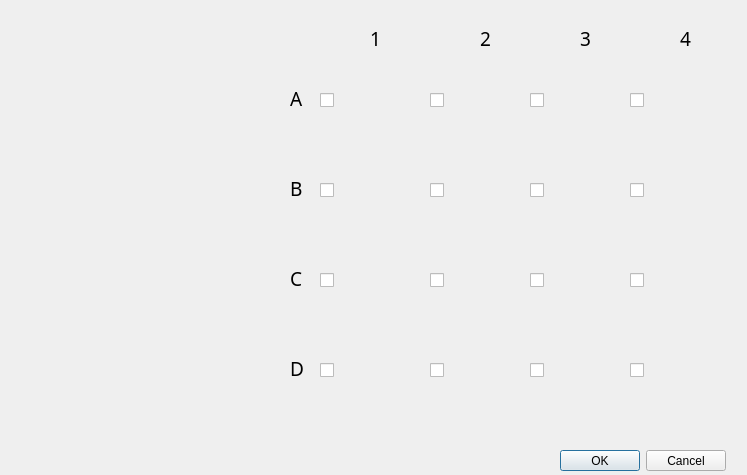
<?xml version="1.0" encoding="UTF-8"?>
<ui version="4.0">
 <class>Asientos</class>
 <widget class="QDialog" name="Asientos">
  <property name="geometry">
   <rect>
    <x>0</x>
    <y>0</y>
    <width>747</width>
    <height>475</height>
   </rect>
  </property>
  <property name="windowTitle">
   <string>Dialog</string>
  </property>
  <widget class="QDialogButtonBox" name="buttonBox">
   <property name="geometry">
    <rect>
     <x>560</x>
     <y>450</y>
     <width>166</width>
     <height>21</height>
    </rect>
   </property>
   <property name="orientation">
    <enum>Qt::Horizontal</enum>
   </property>
   <property name="standardButtons">
    <set>QDialogButtonBox::Cancel|QDialogButtonBox::Ok</set>
   </property>
  </widget>
  <widget class="QWidget" name="widget" native="true">
   <property name="geometry">
    <rect>
     <x>270</x>
     <y>10</y>
     <width>451</width>
     <height>430</height>
    </rect>
   </property>
   <widget class="QCheckBox" name="A1">
    <property name="geometry">
     <rect>
      <x>50</x>
      <y>50</y>
      <width>101</width>
      <height>81</height>
     </rect>
    </property>
    <property name="styleSheet">
     <string notr="true">image: url(:/new/prefix1/Imagenes/1.png);</string>
    </property>
    <property name="text">
     <string/>
    </property>
   </widget>
   <widget class="QCheckBox" name="A2">
    <property name="geometry">
     <rect>
      <x>160</x>
      <y>50</y>
      <width>101</width>
      <height>81</height>
     </rect>
    </property>
    <property name="styleSheet">
     <string notr="true">
image: url(:/new/prefix1/Imagenes/1.png);</string>
    </property>
    <property name="text">
     <string/>
    </property>
   </widget>
   <widget class="QCheckBox" name="A3">
    <property name="geometry">
     <rect>
      <x>260</x>
      <y>50</y>
      <width>101</width>
      <height>81</height>
     </rect>
    </property>
    <property name="styleSheet">
     <string notr="true">
image: url(:/new/prefix1/Imagenes/1.png);</string>
    </property>
    <property name="text">
     <string/>
    </property>
   </widget>
   <widget class="QCheckBox" name="A4">
    <property name="geometry">
     <rect>
      <x>360</x>
      <y>50</y>
      <width>101</width>
      <height>81</height>
     </rect>
    </property>
    <property name="styleSheet">
     <string notr="true">
image: url(:/new/prefix1/Imagenes/1.png);</string>
    </property>
    <property name="text">
     <string/>
    </property>
   </widget>
   <widget class="QCheckBox" name="B1">
    <property name="geometry">
     <rect>
      <x>50</x>
      <y>140</y>
      <width>101</width>
      <height>81</height>
     </rect>
    </property>
    <property name="styleSheet">
     <string notr="true">
image: url(:/new/prefix1/Imagenes/1.png);</string>
    </property>
    <property name="text">
     <string/>
    </property>
   </widget>
   <widget class="QCheckBox" name="B2">
    <property name="geometry">
     <rect>
      <x>160</x>
      <y>140</y>
      <width>101</width>
      <height>81</height>
     </rect>
    </property>
    <property name="styleSheet">
     <string notr="true">
image: url(:/new/prefix1/Imagenes/1.png);</string>
    </property>
    <property name="text">
     <string/>
    </property>
   </widget>
   <widget class="QCheckBox" name="B4">
    <property name="geometry">
     <rect>
      <x>360</x>
      <y>140</y>
      <width>101</width>
      <height>81</height>
     </rect>
    </property>
    <property name="styleSheet">
     <string notr="true">
image: url(:/new/prefix1/Imagenes/1.png);</string>
    </property>
    <property name="text">
     <string/>
    </property>
   </widget>
   <widget class="QCheckBox" name="B3">
    <property name="geometry">
     <rect>
      <x>260</x>
      <y>140</y>
      <width>101</width>
      <height>81</height>
     </rect>
    </property>
    <property name="styleSheet">
     <string notr="true">
image: url(:/new/prefix1/Imagenes/1.png);</string>
    </property>
    <property name="text">
     <string/>
    </property>
   </widget>
   <widget class="QCheckBox" name="C1">
    <property name="geometry">
     <rect>
      <x>50</x>
      <y>230</y>
      <width>101</width>
      <height>81</height>
     </rect>
    </property>
    <property name="styleSheet">
     <string notr="true">
image: url(:/new/prefix1/Imagenes/1.png);</string>
    </property>
    <property name="text">
     <string/>
    </property>
   </widget>
   <widget class="QCheckBox" name="C2">
    <property name="geometry">
     <rect>
      <x>160</x>
      <y>230</y>
      <width>101</width>
      <height>81</height>
     </rect>
    </property>
    <property name="styleSheet">
     <string notr="true">
image: url(:/new/prefix1/Imagenes/1.png);</string>
    </property>
    <property name="text">
     <string/>
    </property>
   </widget>
   <widget class="QCheckBox" name="C4">
    <property name="geometry">
     <rect>
      <x>360</x>
      <y>230</y>
      <width>101</width>
      <height>81</height>
     </rect>
    </property>
    <property name="styleSheet">
     <string notr="true">
image: url(:/new/prefix1/Imagenes/1.png);</string>
    </property>
    <property name="text">
     <string/>
    </property>
   </widget>
   <widget class="QCheckBox" name="C3">
    <property name="geometry">
     <rect>
      <x>260</x>
      <y>230</y>
      <width>101</width>
      <height>81</height>
     </rect>
    </property>
    <property name="styleSheet">
     <string notr="true">
image: url(:/new/prefix1/Imagenes/1.png);</string>
    </property>
    <property name="text">
     <string/>
    </property>
   </widget>
   <widget class="QCheckBox" name="D1">
    <property name="geometry">
     <rect>
      <x>50</x>
      <y>320</y>
      <width>101</width>
      <height>81</height>
     </rect>
    </property>
    <property name="styleSheet">
     <string notr="true">
image: url(:/new/prefix1/Imagenes/1.png);</string>
    </property>
    <property name="text">
     <string/>
    </property>
   </widget>
   <widget class="QCheckBox" name="D2">
    <property name="geometry">
     <rect>
      <x>160</x>
      <y>320</y>
      <width>101</width>
      <height>81</height>
     </rect>
    </property>
    <property name="styleSheet">
     <string notr="true">
image: url(:/new/prefix1/Imagenes/1.png);</string>
    </property>
    <property name="text">
     <string/>
    </property>
   </widget>
   <widget class="QCheckBox" name="D3">
    <property name="geometry">
     <rect>
      <x>260</x>
      <y>320</y>
      <width>101</width>
      <height>81</height>
     </rect>
    </property>
    <property name="styleSheet">
     <string notr="true">
image: url(:/new/prefix1/Imagenes/1.png);</string>
    </property>
    <property name="text">
     <string/>
    </property>
   </widget>
   <widget class="QLabel" name="label_4">
    <property name="geometry">
     <rect>
      <x>410</x>
      <y>20</y>
      <width>16</width>
      <height>16</height>
     </rect>
    </property>
    <property name="font">
     <font>
      <family>Gill Sans Ultra Bold Condensed</family>
      <pointsize>14</pointsize>
     </font>
    </property>
    <property name="text">
     <string>4</string>
    </property>
   </widget>
   <widget class="QLabel" name="label">
    <property name="geometry">
     <rect>
      <x>100</x>
      <y>20</y>
      <width>16</width>
      <height>16</height>
     </rect>
    </property>
    <property name="font">
     <font>
      <family>Gill Sans Ultra Bold Condensed</family>
      <pointsize>14</pointsize>
     </font>
    </property>
    <property name="text">
     <string>1</string>
    </property>
   </widget>
   <widget class="QLabel" name="label_2">
    <property name="geometry">
     <rect>
      <x>210</x>
      <y>20</y>
      <width>16</width>
      <height>16</height>
     </rect>
    </property>
    <property name="font">
     <font>
      <family>Gill Sans Ultra Bold Condensed</family>
      <pointsize>14</pointsize>
     </font>
    </property>
    <property name="text">
     <string>2</string>
    </property>
   </widget>
   <widget class="QLabel" name="label_3">
    <property name="geometry">
     <rect>
      <x>310</x>
      <y>20</y>
      <width>16</width>
      <height>16</height>
     </rect>
    </property>
    <property name="font">
     <font>
      <family>Gill Sans Ultra Bold Condensed</family>
      <pointsize>14</pointsize>
     </font>
    </property>
    <property name="text">
     <string>3</string>
    </property>
   </widget>
   <widget class="QLabel" name="label_5">
    <property name="geometry">
     <rect>
      <x>20</x>
      <y>80</y>
      <width>16</width>
      <height>16</height>
     </rect>
    </property>
    <property name="font">
     <font>
      <family>Gill Sans Ultra Bold Condensed</family>
      <pointsize>14</pointsize>
     </font>
    </property>
    <property name="text">
     <string>A</string>
    </property>
   </widget>
   <widget class="QLabel" name="label_6">
    <property name="geometry">
     <rect>
      <x>20</x>
      <y>170</y>
      <width>16</width>
      <height>16</height>
     </rect>
    </property>
    <property name="font">
     <font>
      <family>Gill Sans Ultra Bold Condensed</family>
      <pointsize>14</pointsize>
     </font>
    </property>
    <property name="text">
     <string>B</string>
    </property>
   </widget>
   <widget class="QLabel" name="label_7">
    <property name="geometry">
     <rect>
      <x>20</x>
      <y>260</y>
      <width>16</width>
      <height>16</height>
     </rect>
    </property>
    <property name="font">
     <font>
      <family>Gill Sans Ultra Bold Condensed</family>
      <pointsize>14</pointsize>
     </font>
    </property>
    <property name="text">
     <string>C</string>
    </property>
   </widget>
   <widget class="QLabel" name="label_8">
    <property name="geometry">
     <rect>
      <x>20</x>
      <y>350</y>
      <width>16</width>
      <height>16</height>
     </rect>
    </property>
    <property name="font">
     <font>
      <family>Gill Sans Ultra Bold Condensed</family>
      <pointsize>14</pointsize>
     </font>
    </property>
    <property name="text">
     <string>D</string>
    </property>
   </widget>
   <widget class="QCheckBox" name="D4">
    <property name="geometry">
     <rect>
      <x>360</x>
      <y>320</y>
      <width>101</width>
      <height>81</height>
     </rect>
    </property>
    <property name="styleSheet">
     <string notr="true">
image: url(:/new/prefix1/Imagenes/1.png);</string>
    </property>
    <property name="text">
     <string/>
    </property>
   </widget>
  </widget>
 </widget>
 <resources/>
 <connections>
  <connection>
   <sender>buttonBox</sender>
   <signal>accepted()</signal>
   <receiver>Asientos</receiver>
   <slot>accept()</slot>
   <hints>
    <hint type="sourcelabel">
     <x>248</x>
     <y>254</y>
    </hint>
    <hint type="destinationlabel">
     <x>157</x>
     <y>274</y>
    </hint>
   </hints>
  </connection>
  <connection>
   <sender>buttonBox</sender>
   <signal>rejected()</signal>
   <receiver>Asientos</receiver>
   <slot>reject()</slot>
   <hints>
    <hint type="sourcelabel">
     <x>316</x>
     <y>260</y>
    </hint>
    <hint type="destinationlabel">
     <x>286</x>
     <y>274</y>
    </hint>
   </hints>
  </connection>
 </connections>
</ui>
